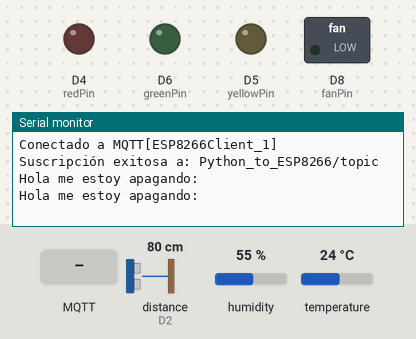
Recording of a sketch running on a simulated ESP8266 (NodeMCU). On the bench: switched loads named in the sketch (green lamp = pin HIGH), output pins drawn as LEDs (lit = HIGH), the last lines printed to the serial monitor. Wiring (inferred from the names in the program): ultrasonic range finder: trigger D1; echo D2. The inputs (shaded band) are chosen by the test bench; at power-on: distance to the obstacle (sensor on D2) 80 cm, humidity 55 %, temperature 24 °C. The echo pulse lasts 58.3 µs per cm; WiFi joins after 1.5 s; servers stay silent unless stated; random numbers use the default seed unless the sketch sets one; no MQTT or app messages arrive unless stated; pins used as bus, display or sensor lines are not drawn.

Above: at 2.7 s.
2.8 s: MQTT message "red" arrives on the first subscribed topic
At 3.4 s:
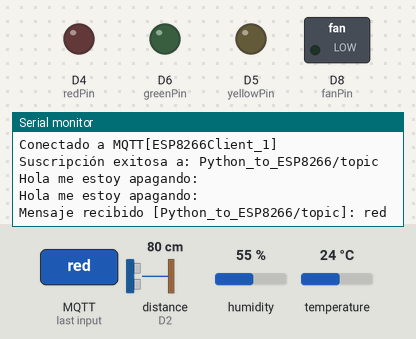
4.3 s: MQTT message "yellow" arrives on the first subscribed topic
At 4.5 s:
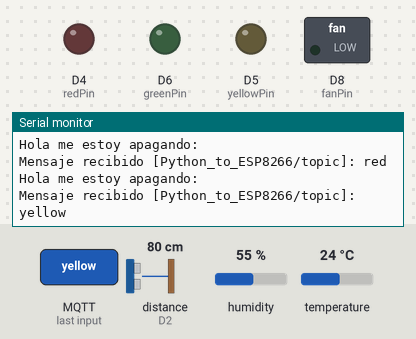
5.8 s: MQTT message "green" arrives on the first subscribed topic
At 6.4 s:
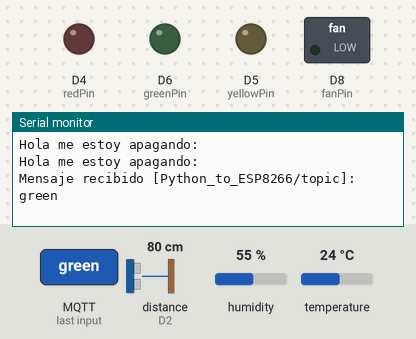

The sketch:

main.ino
```cpp
#include <ESP8266WiFi.h>
#include <PubSubClient.h>
#include <ArduinoJson.h>

#include "sensors_Utils.hpp"

#include "config.h"
#include "ESP8266_Utils.hpp"
#include "MQTT.hpp"
#include "ESP8266_MQTT_Utils.hpp"


JsonDocument doc;

long currentTime = 0;
long previousTime = 0;
const long timeInterval = 1000; // timeInterval in ms for publish.

void setup() {
  Serial.begin(115200);
  Serial.println("Inicializando...");

  dht.begin();
  pinMode(trigPin, OUTPUT);
  pinMode(echoPin, INPUT);
  pinMode(redPin, OUTPUT);
  pinMode(yellowPin, OUTPUT);
  pinMode(greenPin, OUTPUT);
  pinMode(fanPin, OUTPUT);


  connectWifi();
  initMQTT();
}

void loop() {

  checkWifiConnection();
  checkMQTTConnection();

  if(currentTime - previousTime < timeInterval){
    currentTime = millis();
  } else {
    previousTime = currentTime;

    // Publish logic
    getDHT();
    getUltrasonicDistance();

    if(humidity != NAN && temperature != NAN && distance != NAN){
      doc["MQTT_CLIENT_NAME"] = MQTT_CLIENT_NAME; // Quien es el UPSTREAMER
      doc["humidity"] = humidity;
      doc["temperature"] = temperature;
      doc["distance"] = distance;
    }

    // Convertimos el objeto a un string y char*
    String upstreamPayload;
    serializeJson(doc, upstreamPayload);

    char charUpstreamPayload[upstreamPayload.length() + 1];  // Reserva espacio en la pila para el arreglo
    upstreamPayload.toCharArray(charUpstreamPayload, upstreamPayload.length() + 1);  // Copia el String al arreglo charArray

    // Subimos el mensaje al broker

    mqttClient.publish(UPSTREAM_TOPIC, charUpstreamPayload, true);  // Retained: true
    updateTrafficLigth();
    updateFan();
  }

  // Recibimos el mensaje del broker y reconectamos
  handleMQTT();
}
```

ESP8266_MQTT_Utils.hpp
```cpp
void initMQTT(){
    mqttClient.setServer(MQTT_BROKER_ADRESS, MQTT_PORT);
    subscribeMQTT();
    mqttClient.setCallback(callback);
}

void handleMQTT(){
    checkMQTTConnection();
    mqttClient.loop();
}
```

ESP8266_Utils.hpp
```cpp
void connectWifi(){
    Serial.println("Conectando a WiFi...");
    WiFi.begin(ssid, password);

    // Esperar a que se conecte
    Serial.print("Conectando");
        while (WiFi.status() != WL_CONNECTED)
        {
            delay(500);
            Serial.print(".");
        }
        Serial.println();

        Serial.print("Conectado, dirección IP: ");
        Serial.println(WiFi.localIP());
}

void checkWifiConnection(){
    if (WiFi.status() != WL_CONNECTED){
        Serial.println("Conexión perdida, intentando reconectar...");
        connectWifi();
    }
}
```

MQTT.hpp
```cpp
const char* MQTT_BROKER_ADRESS = "192.168.35.142";
const uint16_t MQTT_PORT = 1883;
String MQTT_CLIENT_BASE = "ESP8266Client_";
String mqttClientName = (MQTT_CLIENT_BASE) + MICROCONTROLLER_NUMBER;
const char* MQTT_CLIENT_NAME = mqttClientName.c_str();


const char* DOWNSTREAM_TOPIC = "Python_to_ESP8266/topic";
const char* UPSTREAM_TOPIC = "ESP8266_to_Python/topic";

WiFiClient espClient;     // Quien publicará

PubSubClient mqttClient(espClient);

void subscribeMQTT(){

    if(mqttClient.subscribe(DOWNSTREAM_TOPIC)){
        Serial.print("Suscripción exitosa a: ");
        Serial.println(DOWNSTREAM_TOPIC);
    } else {
        Serial.print("Error al suscribirse a: ");
        Serial.println(DOWNSTREAM_TOPIC);
    }
}

void connectMQTT(){
    Serial.print("Conectando a MQTT[");
    Serial.print(MQTT_CLIENT_NAME);
    Serial.println("]...");
    while (!mqttClient.connected())
    {
        if (mqttClient.connect(MQTT_CLIENT_NAME))
        {
            Serial.print("Conectado a MQTT[");
            Serial.print(MQTT_CLIENT_NAME);
            Serial.println("]");
            subscribeMQTT();
        }
        else
        {
            Serial.print("Error al conectar a MQTT[");
            Serial.print(MQTT_CLIENT_NAME);
            Serial.print("], rc=");
            Serial.println(mqttClient.state());
            delay(5000);
        }
    }
}

void checkMQTTConnection(){
    if (!mqttClient.connected()){
        Serial.print("Conexión perdida [" );
        Serial.print(MQTT_CLIENT_NAME);
        Serial.print("], intentando reconectar...");
        connectMQTT();
    }
}

void callback(char* topic, byte* payload, unsigned int length) {
    Serial.print("Mensaje recibido [");
    Serial.print(topic);
    Serial.print("]: ");
    char message[length+1];
    for (int i = 0; i < length; i++) {
        message[i] = (char)payload[i];
    }
    message[length] = '\0';
    Serial.print(message);
    Serial.println();

    JsonDocument doc;
    deserializeJson(doc, message);
    // Get data prom payload - doc
    strcpy(trafficLightState, doc["traffic_light"]);
    strcpy(fanState, doc["fan_state"]);
}
```

sensors_Utils.hpp
```cpp
// Sensor de Humedad y Temperatura (DHT)
#include <DHT.h>
#define DHTPIN D7
#define DHTTYPE DHT11
DHT dht(DHTPIN, DHTTYPE);

float humidity;
float temperature;

const int trigPin = D1;
const int echoPin = D2;
// Constantes de conversión
const float soundSpeed = 0.034; // Velocidad del sonido en cm/µs
const int conversionFactor = 2; // Para dividir el tiempo de ida y vuelta
// Variable para almacenar la distancia medida
long duration;
float distance;


// Actuadores Luces de Tráfico y Ventilador
const int redPin = D4;
const int yellowPin = D5;
const int greenPin = D6;

const int fanPin = D8;
char trafficLightState[10];
char fanState[2];
int errorFlashing = 0;

// Declaraciones de las funciones para leer los sensores
void getDHT();
void getUltrasonicDistance();

void simulateDHT();
void simulateUltrasonicDistance();

void updateTrafficLigth();
void updateFan();
void simulateActuators();

void printSensors();
void printActuator();

void getDHT(){
  humidity = dht.readHumidity();
  temperature = dht.readTemperature();
}

void getUltrasonicDistance(){
  digitalWrite(trigPin, LOW);
  delayMicroseconds(2);

  // Enviar un pulso de 10 microsegundos al TRIG
  digitalWrite(trigPin, HIGH);
  delayMicroseconds(10);
  digitalWrite(trigPin, LOW);

  // Leer el tiempo de retorno del pulso
  duration = pulseIn(echoPin, HIGH);

  // Calcular la distancia en centímetros
  distance = duration * soundSpeed / conversionFactor;
}

void simulateDHT(){
  humidity = (float)random(50000, 55000) / 1000.0;
  temperature = (float)random(26000, 28000) / 1000.0;
}

void simulateUltrasonicDistance(){
  distance = (float)random(40000, 50000) / 1000.0;
}


void updateTrafficLigth(){
  if (strcmp(trafficLightState, "red") == 0){
    digitalWrite(redPin, HIGH);
    digitalWrite(yellowPin, LOW);
    digitalWrite(greenPin, LOW);
  } else if (strcmp(trafficLightState, "yellow") == 0){
    digitalWrite(redPin, LOW);
    digitalWrite(yellowPin, HIGH);
    digitalWrite(greenPin, LOW);
  } else if (strcmp(trafficLightState, "green") == 0){
    digitalWrite(redPin, LOW);
    digitalWrite(yellowPin, LOW);
    digitalWrite(greenPin, HIGH);
  } else {
    if(errorFlashing >= 0){
      digitalWrite(redPin, LOW);
      digitalWrite(yellowPin, LOW);
      digitalWrite(greenPin, LOW);
      errorFlashing++;
    } else {
      digitalWrite(redPin, HIGH);
      digitalWrite(yellowPin, HIGH);
      digitalWrite(greenPin, HIGH);
      errorFlashing--;
    }

  }
}

void updateFan(){
  if (strcmp(fanState, "1") == 0){
    Serial.print("Hola me estoy prendiendo: ");
    Serial.println(fanState);
    digitalWrite(fanPin, HIGH);
  } else {
    Serial.print("Hola me estoy apagando: ");
    Serial.println(fanState);
    digitalWrite(fanPin, LOW);
  }
}

void simulateActuators(){
  int randomState = random(0, 5);
  if (randomState % 2 == 0){
    strcpy(fanState, "0");
  } else {
    strcpy(fanState, "1");
  }
  if (randomState % 3 == 0){
    strcpy(trafficLightState, "Red");
  } else if (randomState % 3 == 1){
    strcpy(trafficLightState, "Yellow");
  } else {
    strcpy(trafficLightState, "Green");
  }
}


void printSensors(){
  Serial.print("----------\n");
  Serial.print("Sensores:\n");
  Serial.print("Humedad: ");
  Serial.print(humidity);
  Serial.print("%\t");
  Serial.print("Temperatura: ");
  Serial.print(temperature);
  Serial.println("°C");
  Serial.print("Distancia: ");
  Serial.print(distance);
  Serial.println(" cm");
  Serial.print("----------\n");
}

void printActuators(){
  Serial.print("----------\n");
  Serial.print("Actuadores:\n");
  Serial.print("Semáforo: ");
  Serial.println(trafficLightState);
  Serial.print("Ventiladore: ");
  Serial.println(fanState);
  Serial.print("----------\n");
}
```

config.h
```cpp
const char* ssid     = "Oliver's Galaxy S22";
const char* password = "LaCasaDelTilin23";
const char* hostname = "ESP8266_1";

String MICROCONTROLLER_NUMBER = "1";
```

Measured:
- after the input at 2.8 s, the serial monitor: prints a new line at once (image 1)
- after the input at 4.3 s, the serial monitor: prints a new line at once (image 2)
- after the input at 5.8 s, the serial monitor: prints a new line at once (image 3)
